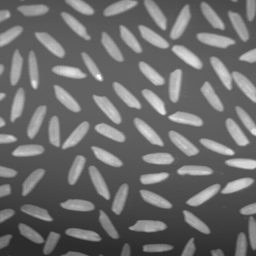
#> input picture images/rice2.png, 256 x 256 px
$ jupyter execute ricecount.ipynb
#> lines starting #> are read from the running program, lines starting #| are printed output that depends on the picture; after the words box and inside, x2 and y2 are one past the last pixel; in counts of white or black regions, pixels touching at a corner belong together
# Counting rice grains
An implementation demo using OpenCV by P.-A. Mudry. Made in 2021 for my programming classes.

# Some preparation and imports

[cell 1]
import cv2
import matplotlib.pyplot as plot
import numpy as np

# Sets a nice dark theme for showing photographs in NB
def setGraph(sizeX = 15, sizeY = 15):
    plot.figure(figsize=(sizeX, sizeY))
    plot.tick_params(axis='both', colors='gray')
    plot.xlim(0, width), plot.ylim(0, width)
    plot.style.use('dark_background')

# Let's get started

[cell 2]
rice_orig = cv2.imread('images/rice2.png')
#> rice_orig is the input picture: shape (256, 256, 3); min 44, max 255, mean 108.9
rice_orig = cv2.cvtColor(rice_orig, cv2.COLOR_BGR2GRAY)
#> rice_orig: shape (256, 256)
width = len(rice_orig[0])
#> width = 256

# Add some blur to remove noise
rice_blur = cv2.convertScaleAbs(rice_orig, alpha=1, beta = 0)
rice_blur = cv2.GaussianBlur(rice_blur, (5,5), 5)

# Display stuff
ims = [rice_orig, rice_blur]
titles = ['Original image', 'Blurred']

setGraph()

for i in range(len(ims)):
    plot.subplot(1, len(ims), i+1)
    plot.title(titles[i])
    plot.imshow(ims[i], cmap='gray')
#> this loop made 2 passes
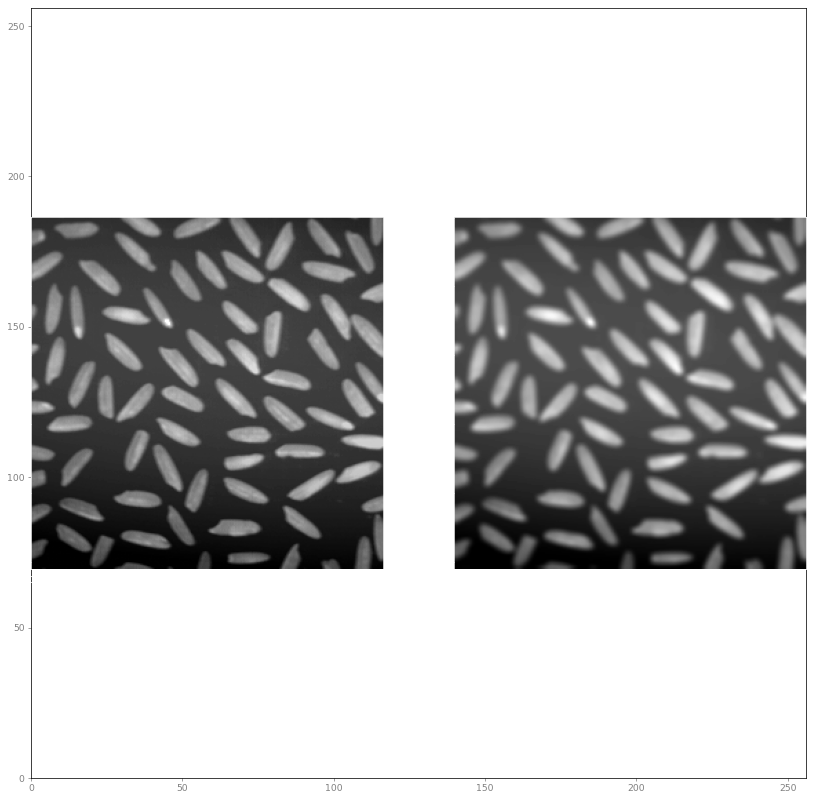
#> figure drawn by matplotlib, 2 panels

Simple threshold will not work as the illumination is not even on the whole image...

[cell 3]
# Binary dumb threshold
ret,tmp = cv2.threshold(rice_blur, 140, 255, cv2.THRESH_BINARY)
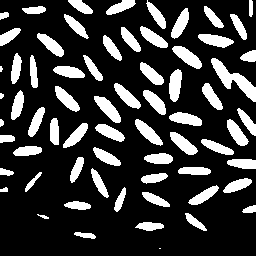
#> tmp: shape (256, 256); 21.9% white; 67 white regions (3 under 20 px), largest, box (x1, y1, x2, y2) and area: (211, 58, 256, 102) 652, (172, 46, 202, 69) 341, (94, 96, 121, 123) 341
plot.figure(figsize=(10, 10))
plot.imshow(tmp, cmap='gray')

Let's try something better!

[cell 4]
# Threshold the image using mean thresholding
rice_ad = cv2.adaptiveThreshold(rice_blur,255,cv2.ADAPTIVE_THRESH_MEAN_C,cv2.THRESH_BINARY, 31, 0)
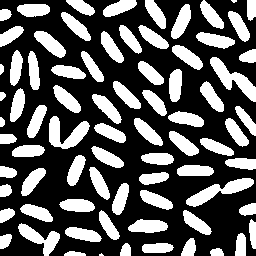
#> rice_ad: shape (256, 256); 35.7% white; 77 white regions (2 under 20 px), largest, box (x1, y1, x2, y2) and area: (210, 57, 256, 102) 730, (186, 178, 254, 207) 724, (49, 116, 90, 149) 682

# We need to add some border around the image to segment it correctly, filled with zeroes
rice_ad = cv2.copyMakeBorder(rice_ad, top=20, bottom=20, right=20, left=20, borderType=cv2.BORDER_CONSTANT, value=[0])
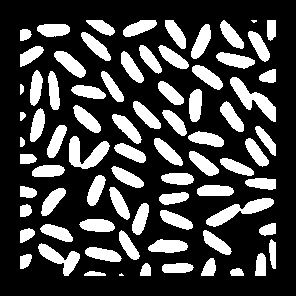
#> rice_ad: shape (296, 296); 26.7% white; 77 white regions (2 under 20 px), largest, box (x1, y1, x2, y2) and area: (230, 77, 276, 122) 730, (206, 198, 274, 227) 724, (69, 136, 110, 169) 682

# Apply some topology operators
kernel = np.ones((3,3), np.uint8)
rice_dilated = cv2.erode(rice_ad,cv2.getStructuringElement(cv2.MORPH_CROSS,(3,3)), iterations = 3)
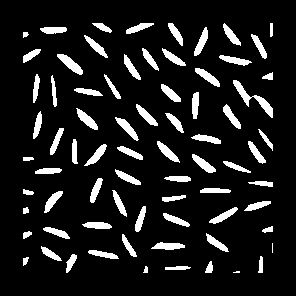
#> rice_dilated: shape (296, 296); 11.1% white; 74 white regions (2 under 20 px), largest, box (x1, y1, x2, y2) and area: (233, 80, 273, 118) 349, (57, 54, 83, 75) 226, (76, 108, 98, 130) 196

# Extract borders
rice = cv2.bitwise_not(rice_dilated)
#> rice: shape (296, 296); 88.9% white; 74 black regions (2 under 20 px)

setGraph(20, 12)

plot.subplot(1, 2, 1)
plot.title('Correctly extracted thresholds')
plot.imshow(rice_ad, cmap='gray')
plot.subplot(1, 2, 2)
plot.title('Topological erosion')
plot.imshow(rice, cmap='gray')

[cell 5]
# Make a new plot
setGraph(30, 15)
plot.subplot(1, 3 ,1)

plot.imshow(cv2.copyMakeBorder(rice_orig, top=20, bottom=20, right=20, left=20, borderType=cv2.BORDER_CONSTANT, value=[0]), cmap='gray')

# Use OpenCV to detect the contours
contours, hierarchy = cv2.findContours(rice,cv2.RETR_TREE,cv2.CHAIN_APPROX_SIMPLE)
#> contours = 76 contours, 1 with area under 20; largest, box (x1, y1, x2, y2) and area: (0, 0, 296, 296) 87025, (56, 53, 84, 76) 255, (75, 107, 99, 131) 224, (114, 116, 140, 142) 224, (150, 241, 186, 251) 220
print("Number of contours detected = {}".format(str(len(contours))))
#| Number of contours detected = 76
rice_contours = rice_dilated
sorted_contours= sorted(contours, key=cv2.contourArea, reverse= False)
#> sorted_contours has the same summary as contours

result = cv2.cvtColor(rice_contours, cv2.COLOR_GRAY2RGB)
#> result: shape (296, 296, 3); 11.1% white; 74 white regions (2 under 20 px)

import matplotlib as cm, random
cmap = cm.cm.get_cmap('coolwarm')

for i in range(len(sorted_contours[:-1])):
    # Choose nice colors from palette, one color per contour
    color = cmap(i / len(sorted_contours))
    color = list(map(lambda x : x * 255, color) )
    # Contour is drawn of the whole polygon for clarity, other values (int) are possible for
    # smaller contours
    cv2.drawContours(result, sorted_contours, i, color, thickness=cv2.FILLED)
#> this loop made 75 passes
#> color on passes 1 to 12: [58.6, 76.17, 192.2, 255], [62.1, 81.39, 196.8, 255], [65.59, 86.61, 201.4, 255], [70.34, 93.51, 207.2, 255], [73.95, 98.64, 211.4, 255], [77.56, 103.8, 215.5, 255], [82.55, 110.5, 220.5, 255], [86.29, 115.5, 224.2, 255], [90.11, 120.4, 227.6, 255], [95.26, 126.9, 231.9, 255], [99.16, 131.7, 235, 255], [104.5, 137.9, 238.6, 255]
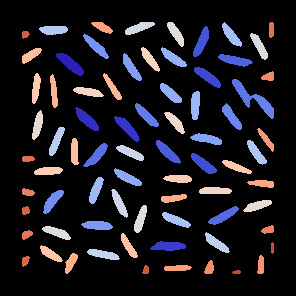
#> result: shape (296, 296, 3); mean B, G, R 31.6, 24.8, 26.5

plot.subplot(1,3,2)
plot.title('Contour drawn over the grains')
plot.imshow(result)
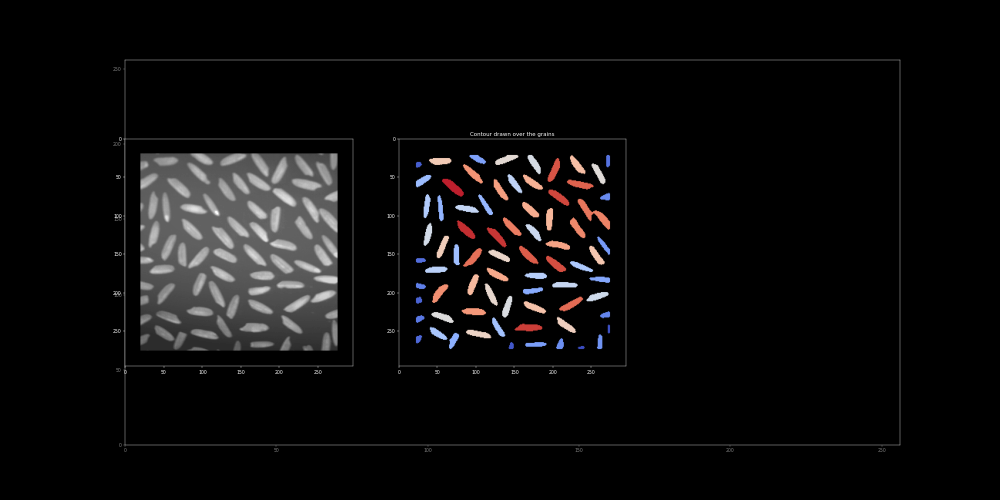
#> figure drawn by matplotlib, 2 panels; B, G, R data is drawn as R, G, B

# Now playing a bit with the detected rice grains

[cell 6]
plot.figure(figsize=(10, 10))
plot.title('Centroid of each detected grain')
plot.imshow(result[:, :, 0], cmap='gray')

# Take only those which are big enough and not the overall contour
valids = [c for c in sorted_contours[:-1] if cv2.contourArea(c) > 1]
#> valids = 75 contours, 1 with area under 20; largest, box (x1, y1, x2, y2) and area: (56, 53, 84, 76) 255, (75, 107, 99, 131) 224, (114, 116, 140, 142) 224, (150, 241, 186, 251) 220, (194, 67, 221, 88) 218

# Compute and display the centroid of each grain
for m in valids:
    M = cv2.moments(m)
    cx = int(M['m10']/M['m00'])
    cy = int(M['m01']/M['m00'])
    plot.scatter(cx, cy, c='r', s=40)
#> this loop made 75 passes
#> (cx, cy) on passes 1 to 12: (236, 271), (272, 247), (145, 269), (24, 34), (25, 210), (24, 260), (27, 158), (270, 29), (26, 234), (27, 191), (267, 229), (268, 76)

print(f'Number of found valid rice grains is {len(valids)}')
#| Number of found valid rice grains is 75
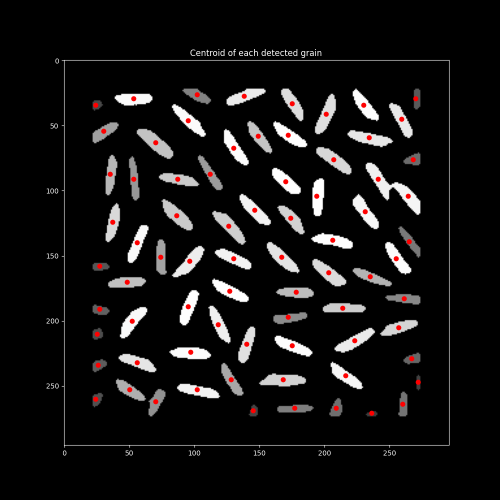
#> figure drawn by matplotlib, 1 panel

[cell 7]
# Sizes of rice grains histogram
sizes = list(map(lambda x : cv2.contourArea(x), valids))
#> sizes = 75 values from 18.5 to 255

plot.figure(dpi=100)
plot.hist(sizes)
plot.title('Histogram of grain sizes')
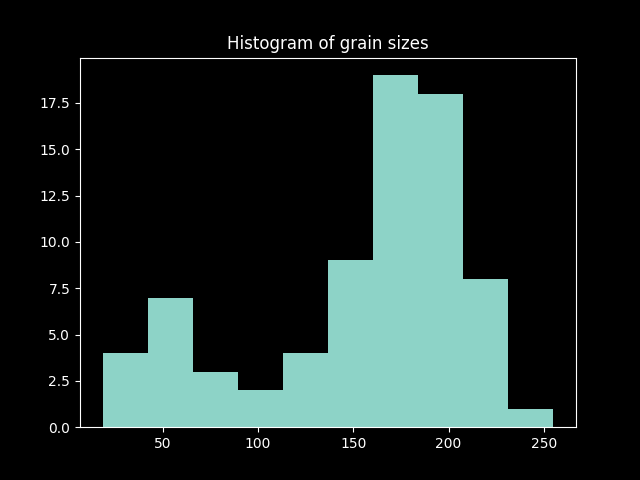
#> figure drawn by matplotlib, 1 panel; tallest bar 19 high, from x = 160.4 to 184

$ run again, with images/rice.png copied over images/rice2.png
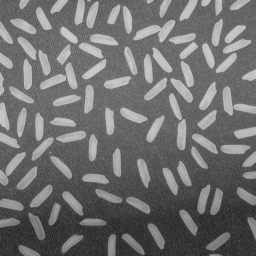
#> input picture images/rice.png, 256 x 256 px
#> rice_orig is the input picture: shape (256, 256, 3); min 40, max 204, mean 111.2
#> rice_orig: shape (256, 256)
#> width = 256
#> the loop `for i in range(len(ims)):` made 2 passes
#> tmp: shape (256, 256); 22.5% white; 83 white regions (4 under 20 px), largest, box (x1, y1, x2, y2) and area: (216, 25, 251, 73) 625, (170, 61, 194, 102) 471, (79, 42, 107, 80) 462
#> rice_dilated: shape (296, 296); 8.8% white; 91 white regions (3 under 20 px), largest, box (x1, y1, x2, y2) and area: (156, 43, 192, 59) 191, (191, 117, 204, 168) 184, (194, 83, 211, 120) 181
#> rice: shape (296, 296); 91.2% white; 91 black regions (3 under 20 px)
#> contours = 97 contours, 5 with area under 20; largest, box (x1, y1, x2, y2) and area: (0, 0, 296, 296) 87025, (190, 116, 205, 169) 236, (155, 42, 193, 60) 233, (193, 82, 212, 121) 226, (244, 107, 274, 134) 218
#| Number of contours detected = 97
#> sorted_contours has the same summary as contours
#> the loop `for i in range(len(sorted_contours[:-1])):` made 96 passes
#> color on passes 1 to 8: [58.6, 76.17, 192.2, 255], [60.93, 79.65, 195.2, 255], [64.43, 84.87, 199.8, 255], [66.76, 88.35, 202.9, 255], [70.34, 93.51, 207.2, 255], [73.95, 98.64, 211.4, 255], [76.36, 102.1, 214.2, 255], [80.06, 107.1, 218, 255]
#> after the loop `for i in range(len(sorted_contours[:-1])):`:
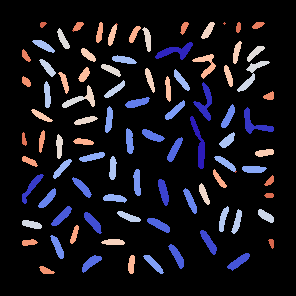
#> result: shape (296, 296, 3); mean B, G, R 27.3, 20.4, 21.7
#> valids = 96 contours, 5 with area under 20; largest, box (x1, y1, x2, y2) and area: (190, 116, 205, 169) 236, (155, 42, 193, 60) 233, (193, 82, 212, 121) 226, (244, 107, 274, 134) 218, (200, 230, 217, 255) 154
#> the loop `for m in valids:` made 96 passes
#> (cx, cy) on passes 6 to 13: (42, 24), (271, 242), (268, 195), (238, 27), (23, 139), (269, 180), (257, 24), (25, 55)
#| Number of found valid rice grains is 96
#> sizes = 96 values from 2 to 236.5
#> `[cell 7] # Sizes of rice grains histogram sizes = list(map(lambda x : ..`:
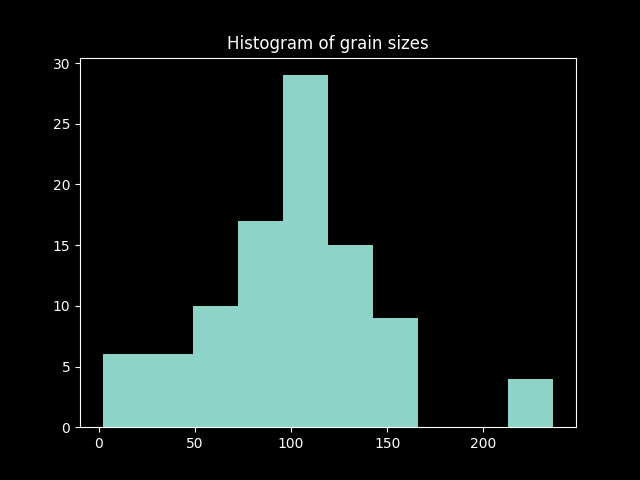
#> figure drawn by matplotlib, 1 panel; tallest bar 29 high, from x = 95.8 to 119.3
